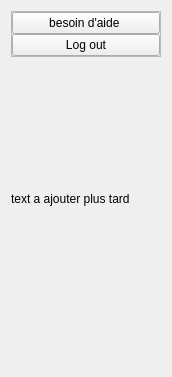
               <widget class="QWidget" name="page_2">
                <property name="geometry">
                 <rect>
                  <x>0</x>
                  <y>0</y>
                  <width>172</width>
                  <height>377</height>
                 </rect>
                </property>
                <attribute name="icon">
                 <iconset>
                  <normalon>icons/chevron-down.svg</normalon>
                 </iconset>
                </attribute>
                <attribute name="label">
                 <string>Menu 2</string>
                </attribute>
                <layout class="QVBoxLayout" name="verticalLayout_10">
                 <item alignment="Qt::AlignmentFlag::AlignTop">
                  <widget class="QFrame" name="frame_11">
                   <property name="frameShape">
                    <enum>QFrame::Shape::StyledPanel</enum>
                   </property>
                   <property name="frameShadow">
                    <enum>QFrame::Shadow::Raised</enum>
                   </property>
                   <layout class="QVBoxLayout" name="verticalLayout_11">
                    <property name="spacing">
                     <number>0</number>
                    </property>
                    <property name="leftMargin">
                     <number>0</number>
                    </property>
                    <property name="topMargin">
                     <number>0</number>
                    </property>
                    <property name="rightMargin">
                     <number>0</number>
                    </property>
                    <property name="bottomMargin">
                     <number>0</number>
                    </property>
                    <item>
                     <widget class="QPushButton" name="pushButton_14">
                      <property name="styleSheet">
                       <string notr="true">    QTabWidget::pane { 
        border: 0px solid #eae2b7; 
    }
    QTabBar::tab { 
        background:#eae2b7; 
        color: black; 
        padding: 8px; 
		border-radius: 0px; 
    }
    QTabBar::tab:selected { 
        background:#a48f66  ; 
        color:white; 
        font-weight: bold; 
    }
    QTabBar::tab:hover {
        background: #c0b49a ; 
    }
;
background-color: #f5f2db;
font: 900 italic 10pt &quot;Segoe UI&quot;;</string>
                      </property>
                      <property name="text">
                       <string>besoin d'aide </string>
                      </property>
                     </widget>
                    </item>
                    <item>
                     <widget class="QPushButton" name="pushButton_15">
                      <property name="styleSheet">
                       <string notr="true">    QTabWidget::pane { 
        border: 0px solid #eae2b7; 
    }
    QTabBar::tab { 
        background:#eae2b7; 
        color: black; 
        padding: 8px; 
		border-radius: 0px; 
    }
    QTabBar::tab:selected { 
        background:#a48f66  ; 
        color:white; 
        font-weight: bold; 
    }
    QTabBar::tab:hover {
        background: #c0b49a ; 
    }
;
background-color: #f5f2db;
font: 900 italic 10pt &quot;Segoe UI&quot;;</string>
                      </property>
                      <property name="text">
                       <string>Log out</string>
                      </property>
                     </widget>
                    </item>
                   </layout>
                  </widget>
                 </item>
                 <item alignment="Qt::AlignmentFlag::AlignTop">
                  <widget class="QLabel" name="label_4">
                   <property name="text">
                    <string>text a ajouter plus tard </string>
                   </property>
                   <property name="wordWrap">
                    <bool>true</bool>
                   </property>
                  </widget>
                 </item>
                </layout>
               </widget>
